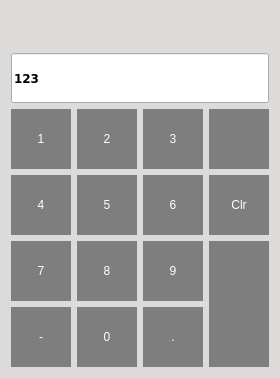
<?xml version="1.0" encoding="UTF-8"?>
<ui version="4.0">
 <class>Mykeyboard</class>
 <widget class="QDialog" name="Mykeyboard">
  <property name="geometry">
   <rect>
    <x>0</x>
    <y>0</y>
    <width>278</width>
    <height>378</height>
   </rect>
  </property>
  <property name="windowTitle">
   <string>Dialog</string>
  </property>
  <property name="styleSheet">
   <string notr="true">QPushButton{
border-style: none; 
background-color:rgb(126, 126, 126);
/*font: 57 22pt &quot;Kinnari&quot;;*/
color:rgb(255, 255, 255)
}
QDialog{
background-color: rgb(221, 219, 217);
}</string>
  </property>
  <layout class="QVBoxLayout" name="verticalLayout">
   <item>
    <layout class="QHBoxLayout" name="horizontalLayout" stretch="1,0">
     <item>
      <widget class="QPushButton" name="btn_move">
       <property name="styleSheet">
        <string notr="true">background-color: rgb(221, 219, 217);</string>
       </property>
       <property name="text">
        <string/>
       </property>
      </widget>
     </item>
     <item>
      <widget class="QPushButton" name="btn_close">
       <property name="maximumSize">
        <size>
         <width>36</width>
         <height>36</height>
        </size>
       </property>
       <property name="styleSheet">
        <string notr="true">background-color: rgb(221, 219, 217);</string>
       </property>
       <property name="text">
        <string notr="true"/>
       </property>
       <property name="icon">
        <iconset resource="res.qrc">
         <normaloff>:/image/cancel.png</normaloff>:/image/cancel.png</iconset>
       </property>
       <property name="iconSize">
        <size>
         <width>48</width>
         <height>48</height>
        </size>
       </property>
      </widget>
     </item>
    </layout>
   </item>
   <item>
    <widget class="QLineEdit" name="input_lineedit">
     <property name="minimumSize">
      <size>
       <width>0</width>
       <height>50</height>
      </size>
     </property>
     <property name="font">
      <font>
       <family>DejaVu Sans</family>
       <weight>75</weight>
       <bold>true</bold>
      </font>
     </property>
     <property name="inputMethodHints">
      <set>Qt::ImhFormattedNumbersOnly</set>
     </property>
     <property name="text">
      <string notr="true">123</string>
     </property>
     <property name="maxLength">
      <number>20</number>
     </property>
    </widget>
   </item>
   <item>
    <layout class="QGridLayout" name="gridLayout">
     <item row="0" column="0">
      <widget class="QPushButton" name="pushButton">
       <property name="sizePolicy">
        <sizepolicy hsizetype="Fixed" vsizetype="Fixed">
         <horstretch>0</horstretch>
         <verstretch>0</verstretch>
        </sizepolicy>
       </property>
       <property name="minimumSize">
        <size>
         <width>60</width>
         <height>60</height>
        </size>
       </property>
       <property name="text">
        <string notr="true">1</string>
       </property>
      </widget>
     </item>
     <item row="0" column="1">
      <widget class="QPushButton" name="pushButton_7">
       <property name="sizePolicy">
        <sizepolicy hsizetype="Fixed" vsizetype="Fixed">
         <horstretch>0</horstretch>
         <verstretch>0</verstretch>
        </sizepolicy>
       </property>
       <property name="minimumSize">
        <size>
         <width>60</width>
         <height>60</height>
        </size>
       </property>
       <property name="text">
        <string notr="true">2</string>
       </property>
      </widget>
     </item>
     <item row="0" column="2">
      <widget class="QPushButton" name="pushButton_11">
       <property name="sizePolicy">
        <sizepolicy hsizetype="Fixed" vsizetype="Fixed">
         <horstretch>0</horstretch>
         <verstretch>0</verstretch>
        </sizepolicy>
       </property>
       <property name="minimumSize">
        <size>
         <width>60</width>
         <height>60</height>
        </size>
       </property>
       <property name="text">
        <string notr="true">3</string>
       </property>
      </widget>
     </item>
     <item row="0" column="3">
      <widget class="QPushButton" name="btn_del">
       <property name="sizePolicy">
        <sizepolicy hsizetype="Fixed" vsizetype="Fixed">
         <horstretch>0</horstretch>
         <verstretch>0</verstretch>
        </sizepolicy>
       </property>
       <property name="minimumSize">
        <size>
         <width>60</width>
         <height>60</height>
        </size>
       </property>
       <property name="maximumSize">
        <size>
         <width>60</width>
         <height>60</height>
        </size>
       </property>
       <property name="text">
        <string notr="true"/>
       </property>
       <property name="icon">
        <iconset resource="res.qrc">
         <normaloff>:/image/delete.png</normaloff>:/image/delete.png</iconset>
       </property>
       <property name="iconSize">
        <size>
         <width>48</width>
         <height>48</height>
        </size>
       </property>
      </widget>
     </item>
     <item row="1" column="0">
      <widget class="QPushButton" name="pushButton_2">
       <property name="sizePolicy">
        <sizepolicy hsizetype="Fixed" vsizetype="Fixed">
         <horstretch>0</horstretch>
         <verstretch>0</verstretch>
        </sizepolicy>
       </property>
       <property name="minimumSize">
        <size>
         <width>60</width>
         <height>60</height>
        </size>
       </property>
       <property name="text">
        <string notr="true">4</string>
       </property>
      </widget>
     </item>
     <item row="1" column="1">
      <widget class="QPushButton" name="pushButton_5">
       <property name="sizePolicy">
        <sizepolicy hsizetype="Fixed" vsizetype="Fixed">
         <horstretch>0</horstretch>
         <verstretch>0</verstretch>
        </sizepolicy>
       </property>
       <property name="minimumSize">
        <size>
         <width>60</width>
         <height>60</height>
        </size>
       </property>
       <property name="text">
        <string notr="true">5</string>
       </property>
      </widget>
     </item>
     <item row="1" column="2">
      <widget class="QPushButton" name="pushButton_9">
       <property name="sizePolicy">
        <sizepolicy hsizetype="Fixed" vsizetype="Fixed">
         <horstretch>0</horstretch>
         <verstretch>0</verstretch>
        </sizepolicy>
       </property>
       <property name="minimumSize">
        <size>
         <width>60</width>
         <height>60</height>
        </size>
       </property>
       <property name="text">
        <string notr="true">6</string>
       </property>
      </widget>
     </item>
     <item row="1" column="3">
      <widget class="QPushButton" name="btn_clear">
       <property name="sizePolicy">
        <sizepolicy hsizetype="Fixed" vsizetype="Fixed">
         <horstretch>0</horstretch>
         <verstretch>0</verstretch>
        </sizepolicy>
       </property>
       <property name="minimumSize">
        <size>
         <width>60</width>
         <height>60</height>
        </size>
       </property>
       <property name="maximumSize">
        <size>
         <width>60</width>
         <height>60</height>
        </size>
       </property>
       <property name="text">
        <string notr="true">Clr</string>
       </property>
      </widget>
     </item>
     <item row="2" column="0">
      <widget class="QPushButton" name="pushButton_3">
       <property name="sizePolicy">
        <sizepolicy hsizetype="Fixed" vsizetype="Fixed">
         <horstretch>0</horstretch>
         <verstretch>0</verstretch>
        </sizepolicy>
       </property>
       <property name="minimumSize">
        <size>
         <width>60</width>
         <height>60</height>
        </size>
       </property>
       <property name="text">
        <string notr="true">7</string>
       </property>
      </widget>
     </item>
     <item row="2" column="1">
      <widget class="QPushButton" name="pushButton_6">
       <property name="sizePolicy">
        <sizepolicy hsizetype="Fixed" vsizetype="Fixed">
         <horstretch>0</horstretch>
         <verstretch>0</verstretch>
        </sizepolicy>
       </property>
       <property name="minimumSize">
        <size>
         <width>60</width>
         <height>60</height>
        </size>
       </property>
       <property name="text">
        <string notr="true">8</string>
       </property>
      </widget>
     </item>
     <item row="2" column="2">
      <widget class="QPushButton" name="pushButton_10">
       <property name="sizePolicy">
        <sizepolicy hsizetype="Fixed" vsizetype="Fixed">
         <horstretch>0</horstretch>
         <verstretch>0</verstretch>
        </sizepolicy>
       </property>
       <property name="minimumSize">
        <size>
         <width>60</width>
         <height>60</height>
        </size>
       </property>
       <property name="text">
        <string notr="true">9</string>
       </property>
      </widget>
     </item>
     <item row="2" column="3" rowspan="2">
      <widget class="QPushButton" name="btn_enter">
       <property name="sizePolicy">
        <sizepolicy hsizetype="Minimum" vsizetype="Minimum">
         <horstretch>0</horstretch>
         <verstretch>0</verstretch>
        </sizepolicy>
       </property>
       <property name="text">
        <string notr="true"/>
       </property>
       <property name="icon">
        <iconset resource="res.qrc">
         <normaloff>:/image/enter.png</normaloff>:/image/enter.png</iconset>
       </property>
       <property name="iconSize">
        <size>
         <width>48</width>
         <height>48</height>
        </size>
       </property>
      </widget>
     </item>
     <item row="3" column="0">
      <widget class="QPushButton" name="pushButton_4">
       <property name="sizePolicy">
        <sizepolicy hsizetype="Fixed" vsizetype="Fixed">
         <horstretch>0</horstretch>
         <verstretch>0</verstretch>
        </sizepolicy>
       </property>
       <property name="minimumSize">
        <size>
         <width>60</width>
         <height>60</height>
        </size>
       </property>
       <property name="text">
        <string notr="true">-</string>
       </property>
      </widget>
     </item>
     <item row="3" column="1">
      <widget class="QPushButton" name="pushButton_8">
       <property name="sizePolicy">
        <sizepolicy hsizetype="Fixed" vsizetype="Fixed">
         <horstretch>0</horstretch>
         <verstretch>0</verstretch>
        </sizepolicy>
       </property>
       <property name="minimumSize">
        <size>
         <width>60</width>
         <height>60</height>
        </size>
       </property>
       <property name="text">
        <string notr="true">0</string>
       </property>
      </widget>
     </item>
     <item row="3" column="2">
      <widget class="QPushButton" name="pushButton_12">
       <property name="sizePolicy">
        <sizepolicy hsizetype="Fixed" vsizetype="Fixed">
         <horstretch>0</horstretch>
         <verstretch>0</verstretch>
        </sizepolicy>
       </property>
       <property name="minimumSize">
        <size>
         <width>60</width>
         <height>60</height>
        </size>
       </property>
       <property name="text">
        <string notr="true">.</string>
       </property>
      </widget>
     </item>
    </layout>
   </item>
  </layout>
 </widget>
 <resources>
  <include location="res.qrc"/>
 </resources>
 <connections/>
</ui>
